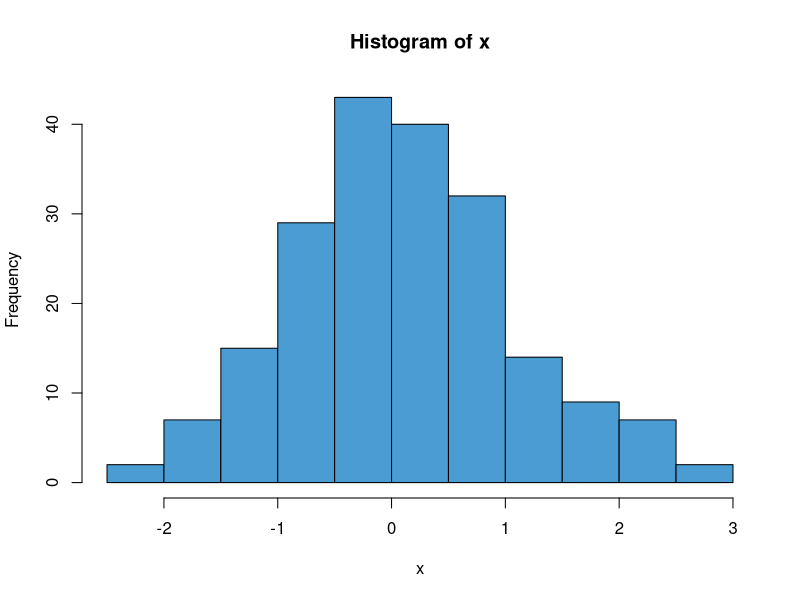

Write the R code that produced this figure.
## ---- chunk 1
# Here is some R code. You don't have to look at it when reading the book, but it is here when you need it
x <- rnorm(200)
hist(x, col = "#4B9CD3")
## ---- chunk 2
# automatically create a bib database for R packages
knitr::write_bib(c(
  .packages(), 'bookdown', 'knitr', 'rmarkdown'
), 'packages.bib')
